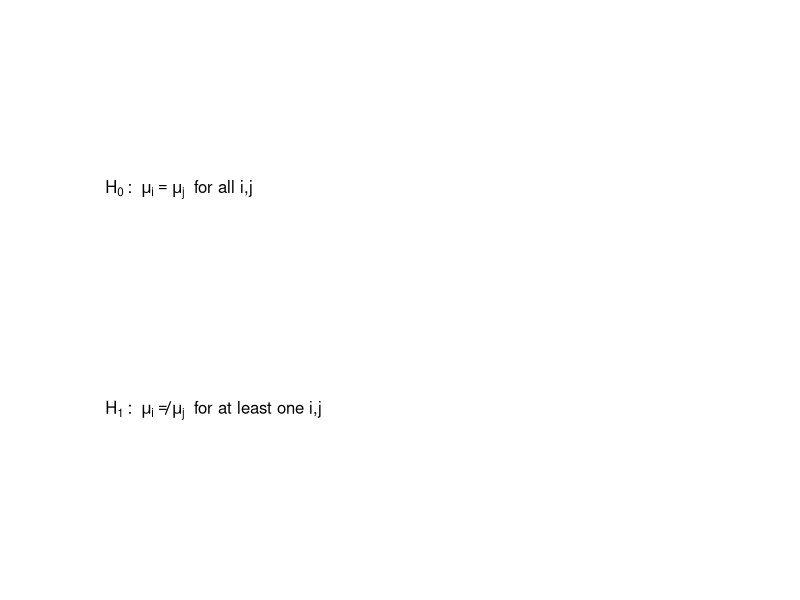
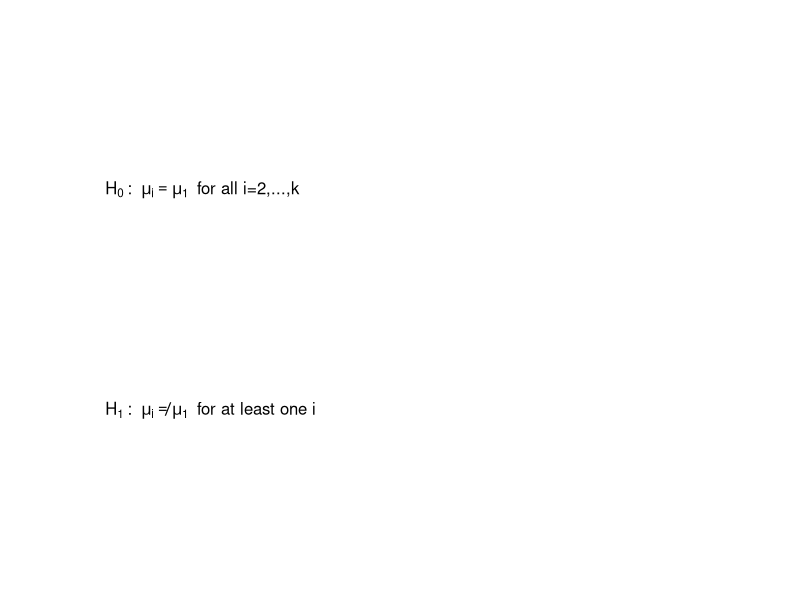
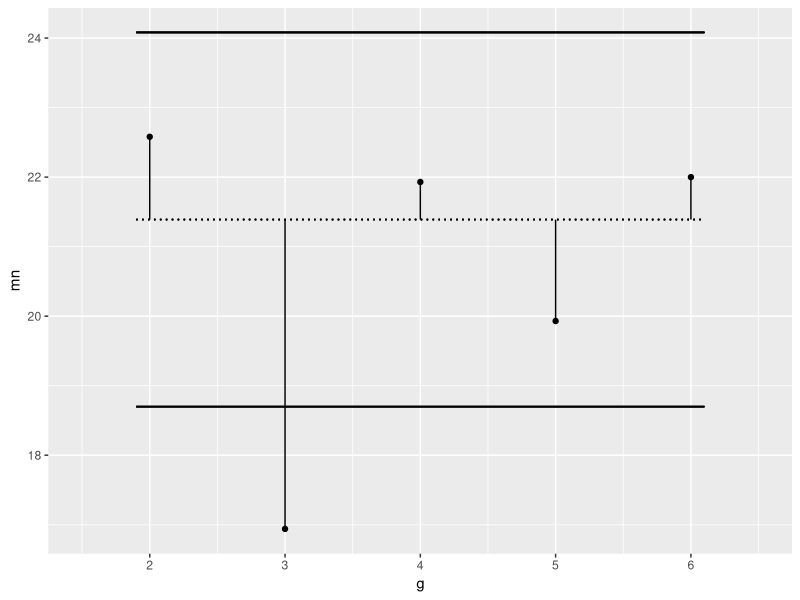

Recreate these plots in R, in order.
## ---- chunk 1
h0 <- bquote(H[0] ~ ": " ~ mu[i] == mu[j] ~ " for all i,j")
h1 <- bquote(H[1] ~ ": " ~ mu[i] != mu[j] ~ " for at least one i,j")
par(mar=rep(0.1, 4))
plot(0:1, 0:1, axes=FALSE, type="n")
text(0.1, 0.7, h0, adj=0)
text(0.1, 0.3, h1, adj=0)
## ---- chunk 2
h0 <- bquote(H[0] ~ ": " ~ mu[i] == mu[1] ~ " for all i=2,...,k")
h1 <- bquote(H[1] ~ ": " ~ mu[i] != mu[1] ~ " for at least one i")
par(mar=rep(0.1, 4))
plot(0:1, 0:1, axes=FALSE, type="n")
text(0.1, 0.7, h0, adj=0)
text(0.1, 0.3, h1, adj=0)
## ---- chunk 3
mn1 <- c(21.39, 22.58, 16.94, 21.93, 19.93, 22.00)
sd1 <- c( 3.35,  2.88,  3.50,  3.05,  1.86, 3.71)
data.frame(mean=mn1, standard_deviation=sd1)
## ---- chunk 4
suppressMessages(suppressWarnings(library(tidyverse)))
mse <- mean(sd1^2)
d <- 2.73
n <- 20
lo <- mn1[1] - d*sqrt(2*mse/20)
hi <- mn1[1] + d*sqrt(2*mse/20)
## ---- chunk 5
data.frame(g=2:6, mn=mn1[-1]) %>%
  ggplot(aes(g, mn)) +
    geom_point() +
    geom_segment(
      x=2:6, 
      xend=2:6, 
      y=mn1[-1], 
      yend=mn1[1]) +
    geom_segment(x=1.9, y=lo, xend=6.1, yend=lo) +
    geom_segment(x=1.9, y=hi, xend=6.1, yend=hi) +
    geom_segment(x=1.9, y=mn1[1], xend=6.1, yend=mn1[1], lty="dotted") +
    expand_limits(y=c(lo, hi)) +
    expand_limits(x=c(1.5, 6.5))
